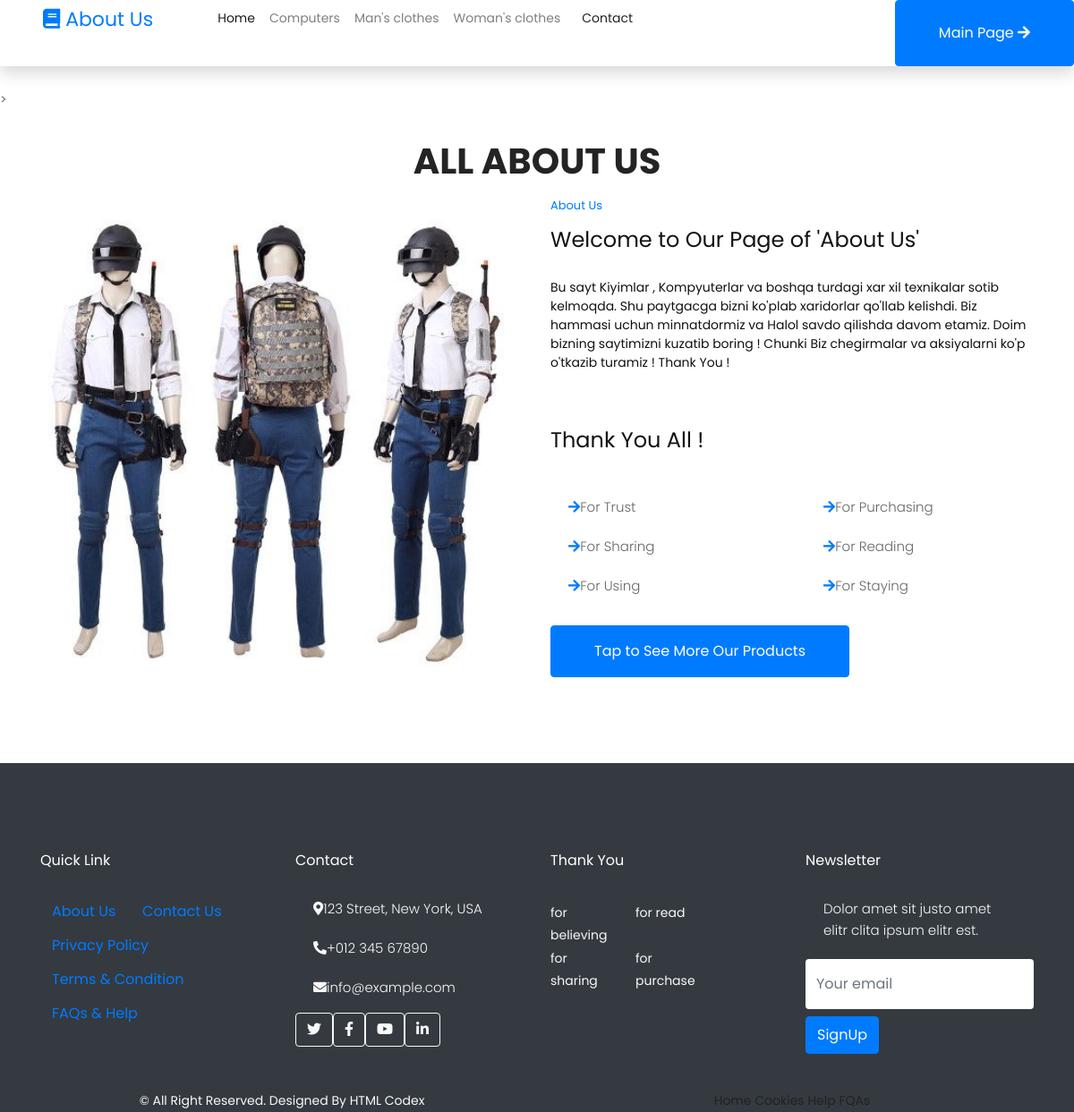
Page /blog/allaboutus/ on the committed database.
### blog/models.py (models this page shows, shortened)
class Aboutus(models.Model):
    name = models.CharField(max_length=100)
    bio = models.TextField()
    img = models.ImageField(upload_to='Aboutus/img')

### blog/views.py (the view)
# urls.py: path("allaboutus/", about, name='about'),
def about(request):
    about = Aboutus.objects.all()
    context = {
        "about": about
    }
    return render(request, "about.html", context=context)

### templates/about.html (shortened to what this page needs)
{% load static %}
<!DOCTYPE html>
<html lang="en">
<head>
    <link href="https://cdnjs.cloudflare.com/ajax/libs/font-awesome/5.10.0/css/all.min.css" rel="stylesheet">
    <link href="https://cdn.jsdelivr.net/npm/bootstrap-icons@1.4.1/font/bootstrap-icons.css" rel="stylesheet">
    <link href="{% static 'lib/animate/animate.min.css' %}" rel="stylesheet">
    <link href="{% static 'lib/owlcarousel/assets/owl.carousel.min.css' %}" rel="stylesheet">
    <link href="{% static 'css/bootstrap.min.css' %}" rel="stylesheet">
    <link href="{% static 'css/style.css' %}" rel="stylesheet">
</head>
<body>
    <nav class="navbar navbar-expand-lg bg-white navbar-light shadow sticky-top p-0">
        <a href="{% url 'index' %}" class="navbar-brand d-flex align-items-center px-4 px-lg-5">
            <h2 class="m-0 text-primary"><i class="fa fa-book me-3"></i> About Us</h2>
        </a>
        <div class="collapse navbar-collapse" id="navbarCollapse">
            <div class="navbar-nav ms-auto p-4 p-lg-0">
                <a href="{% url 'index' %}" class="nav-item nav-link active">Home</a>
                <a href="{% url 'computers' %}" class="nav-item nav-link">Computers</a>
                <a href="{% url 'mans-clothes' %}" class="nav-item nav-link">Man's clothes</a>
                <a href="{% url 'womans-clothes' %}" class="nav-item nav-link">Woman's clothes</a>
                </div>
                <a href="{% url 'contact' %}" class="nav-item nav-link">Contact</a>
            </div>
            <a href="{% url 'index' %}" class="btn btn-primary py-4 px-lg-5 d-none d-lg-block">Main Page  <i class="fa fa-arrow-right ms-3"></i></a>
    </nav><br<br><br>>
<br><br> <h6 class="computers_taital">All About Us</h6>
    <div class="container-xxl py-5">
        <div class="container">
            <div class="row g-5">
                {% for Aboutus in about %}
                <div class="col-lg-6 wow fadeInUp" data-wow-delay="0.1s" style="min-height: 400px;">
                    <div class="position-relative h-100">
                        <img class="img-fluid position-absolute w-100 h-100" style="width:500px;high:400px;" src="{{Aboutus.img.url}}" alt="" style="object-fit: cover;">
                    </div>
                </div>
                <div class="col-lg-6 wow fadeInUp" data-wow-delay="0.3s">
                    <h6 class="section-title bg-white text-start text-primary pe-3">About Us</h6>
                    <h1 class="mb-3">{{Aboutus.name}}</h1>
                    <h5 class="mb-5">{{Aboutus.bio}}</h5>
                    <h1 class="mb-3">Thank You All !</h1>
                    <div class="row gy-2 gx-4 mb-4">
                        <div class="col-sm-6">
                            <p class="mb-0"><i class="fa fa-arrow-right text-primary me-2"></i>For Trust</p>
                        </div>
                        <div class="col-sm-6">
                            <p class="mb-0"><i class="fa fa-arrow-right text-primary me-2"></i>For Purchasing</p>
                        </div>
                        <div class="col-sm-6">
                            <p class="mb-0"><i class="fa fa-arrow-right text-primary me-2"></i>For Sharing</p>
                        </div>
                        <div class="col-sm-6">
                            <p class="mb-0"><i class="fa fa-arrow-right text-primary me-2"></i>For Reading</p>
                        </div>
                        <div class="col-sm-6">
                            <p class="mb-0"><i class="fa fa-arrow-right text-primary me-2"></i>For Using</p>
                        </div>
                        <div class="col-sm-6">
                            <p class="mb-0"><i class="fa fa-arrow-right text-primary me-2"></i>For Staying</p>
                        </div>
                    </div>
                    <a class="btn btn-primary py-3 px-5 mt-2" href="{% url 'computers' %}">Tap to See More Our Products</a>
                </div>
                {% endfor %}
            </div>
        </div>
    </div>
    <div class="container-fluid bg-dark text-light footer pt-5 mt-5 wow fadeIn" data-wow-delay="0.1s">
        <div class="container py-5">
            <div class="row g-5">
                <div class="col-lg-3 col-md-6">
                    <h4 class="text-white mb-3">Quick Link</h4>
                    <a class="btn btn-link" href="">About Us</a>
                    <a class="btn btn-link" href="">Contact Us</a>
                    <a class="btn btn-link" href="">Privacy Policy</a>
                    <a class="btn btn-link" href="">Terms & Condition</a>
                    <a class="btn btn-link" href="">FAQs & Help</a>
                </div>
                <div class="col-lg-3 col-md-6">
                    <h4 class="text-white mb-3">Contact</h4>
                    <p class="mb-2"><i class="fa fa-map-marker-alt me-3"></i>123 Street, New York, USA</p>
                    <p class="mb-2"><i class="fa fa-phone-alt me-3"></i>+012 345 67890</p>
                    <p class="mb-2"><i class="fa fa-envelope me-3"></i>info@example.com</p>
                    <div class="d-flex pt-2">
                        <a class="btn btn-outline-light btn-social" href=""><i class="fab fa-twitter"></i></a>
                        <a class="btn btn-outline-light btn-social" href=""><i class="fab fa-facebook-f"></i></a>
                        <a class="btn btn-outline-light btn-social" href=""><i class="fab fa-youtube"></i></a>
                        <a class="btn btn-outline-light btn-social" href=""><i class="fab fa-linkedin-in"></i></a>
                    </div>
                </div>
                <div class="col-lg-3 col-md-6">
                    <h4 class="text-white mb-3">Thank You</h4>
                    <div class="row g-2 pt-2">
                        <div class="col-4">
                            for believing
                        </div>
                        <div class="col-4">
                            for read
                        </div>
                        <div class="col-4">
                        </div>
                        <div class="col-4">
                            for sharing
                        </div>
                        <div class="col-4">
                            for purchase
                        </div>
                        <div class="col-4">
                        </div>
                    </div>
                </div>
                <div class="col-lg-3 col-md-6">
                    <h4 class="text-white mb-3">Newsletter</h4>
                    <p>Dolor amet sit justo amet elitr clita ipsum elitr est.</p>
                    <div class="position-relative mx-auto" style="max-width: 400px;">
                        <input class="form-control border-0 w-100 py-3 ps-4 pe-5" type="text" placeholder="Your email">
                        <button type="button" class="btn btn-primary py-2 position-absolute top-0 end-0 mt-2 me-2">SignUp</button>
                    </div>
                </div>
            </div>
        </div>
        <div class="container">
            <div class="copyright">
                <div class="row">
                    <div class="col-md-6 text-center text-md-start mb-3 mb-md-0">
                        &copy; All Right Reserved.
                        Designed By HTML Codex
                    </div>
                    <div class="col-md-6 text-center text-md-end">
                        <div class="footer-menu">
                            <a href="">Home</a>
                            <a href="">Cookies</a>
                            <a href="">Help</a>
                            <a href="">FQAs</a>
                        </div>
                    </div>
                </div>
            </div>
        </div>
    </div>
</body>
</html>

### static/css/style.css (style rules this page uses)
* { box-sizing: border-box !important; transition: ease all 0.5s; }
html { scroll-behavior: smooth; }
body { color: #666666; font-size: 14px; line-height: 1.80857; font-weight: normal; overflow-x: hidden; font-family: 'Poppins', sans-serif; }
a { color: #1f1f1f; text-decoration: none !important; outline: none !important; -webkit-transition: all .3s ease-in-out; -moz-transition: all .3s ease-in-out; -ms-transition: all .3s ease-in-out; -o-transition: all .3s ease-in-out; transition: all .3s ease-in-out; }
h1, h2, h3, h4, h5, h6 { letter-spacing: 0; font-weight: normal; position: relative; padding: 0 0 10px 0; font-weight: normal; line-height: normal; color: #111111; margin: 0 }
h1 { font-size: 24px }
h2 { font-size: 22px }
h4 { font-size: 16px }
h5 { font-size: 14px }
h6 { font-size: 13px }
*, *::after, *::before { -webkit-box-sizing: border-box; -moz-box-sizing: border-box; box-sizing: border-box; }
p { margin: 20px; font-weight: 300; font-size: 15px; line-height: 24px; }
a { color: #222222; text-decoration: none; outline: none !important; }
a, .btn { text-decoration: none !important; outline: none !important; -webkit-transition: all .3s ease-in-out; -moz-transition: all .3s ease-in-out; -ms-transition: all .3s ease-in-out; -o-transition: all .3s ease-in-out; transition: all .3s ease-in-out; }
img { max-width: 100%; height: auto; }
button { border: 0; margin: 0; padding: 0; cursor: pointer; }
.navbar { align-items: flex-start; }
.navbar-light .navbar-brand { color: rgba(0, 0, 0, .9); padding-left: 90px; z-index: 2; }
.computers_taital { width: 100%; float: left; font-size: 40px; color: #252424; text-align: center; text-transform: uppercase; font-weight: bold; }

### rows in the picture
Aboutus: img (picture), name "Welcome to Our Page of 'About Us'", bio "Bu sayt Kiyimlar , Kompyuterlar va boshqa turdagi xar xil texnikalar sotib kelmoqda. Shu paytgacga bizni ko'plab xaridorlar qo'llab kelishdi. Biz hammasi uchun minnatdormiz va Halol savdo qilishda davom etamiz. Doim bizning saytimizni kuzatib boring ! Chunki Biz chegirmalar va aksiyalarni ko'p o'tkazib turamiz ! Thank You !"
